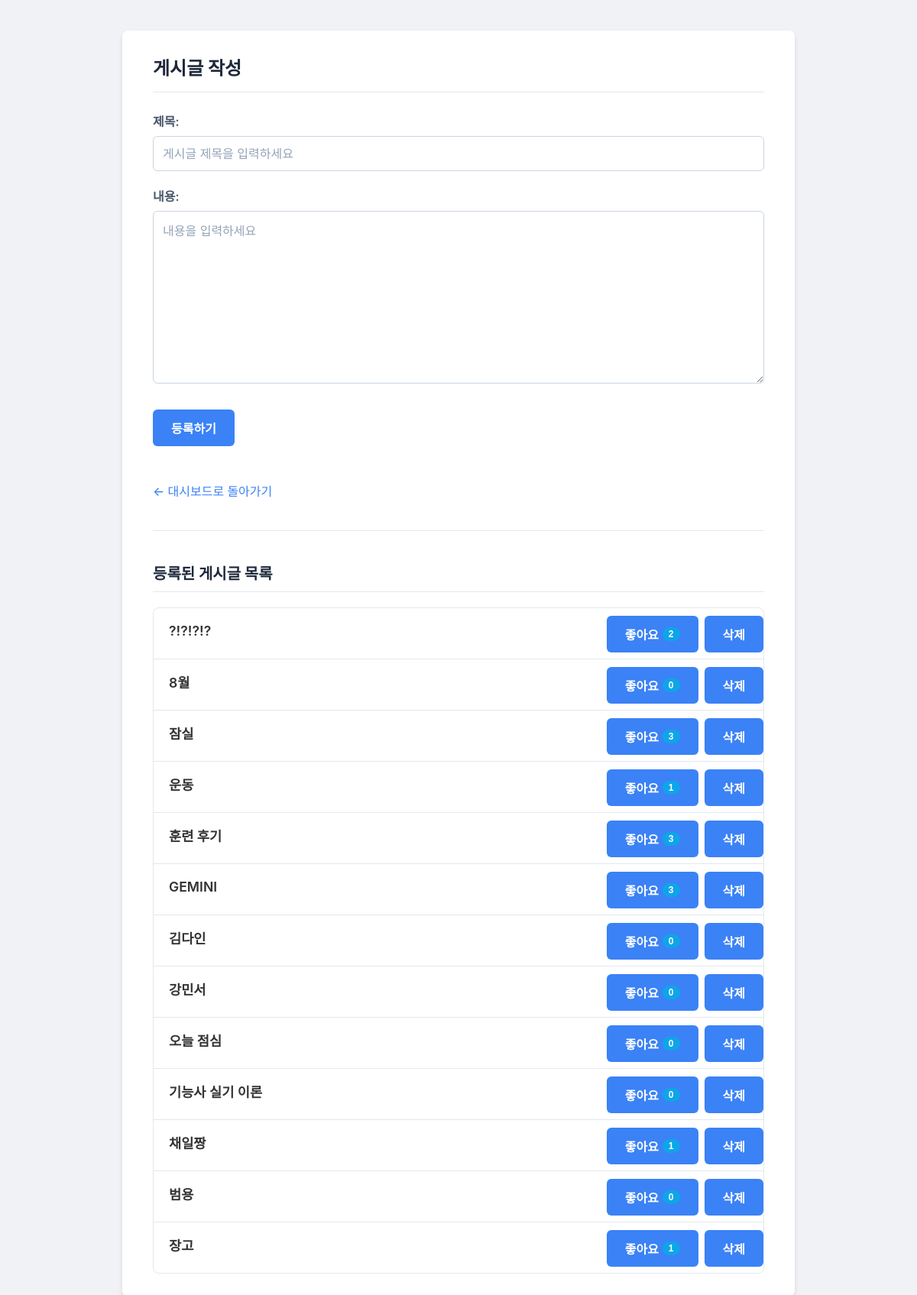
The app's page /pybo/post/create/ with its own data.
### pybo/models.py (models this page shows, shortened)
class Post(models.Model):
    title = models.CharField(max_length=200)
    content = models.TextField()
    created_at = models.DateTimeField(auto_now_add=True)
    like_count = models.IntegerField(default=0)

### pybo/views.py (the view)
# urls.py: path('post/create/', views.post_create_view, name='post_create'),
def post_create_view(request):
    if request.method == 'POST':
        form = PostForm(request.POST)
        if form.is_valid():
            form.save()
            return redirect('pybo:post_create')
    else:
        form = PostForm()
    posts = Post.objects.order_by('-created_at')
    context = {'form': form, 'posts': posts}
    return render(request, 'pybo/post_form.html', context)

### pybo/forms.py
class PostForm(forms.ModelForm):
    class Meta:
        model = Post
        fields = ['title', 'content']
        widgets = {
            'title': forms.TextInput(attrs={
                'placeholder': '게시글 제목을 입력하세요',
            }),
            'content': forms.Textarea(attrs={
                'rows': 10,
                'placeholder': '내용을 입력하세요',
            }),
        }
        labels = {
            'title': '제목',
            'content': '내용',
        }

### pybo/templates/pybo/post_form.html (shortened to what this page needs)
<!DOCTYPE html>
<html lang="ko">
    {% load static %}
<head>
    <link rel="stylesheet" href="{% static 'pybo/post.css' %}">
</head>
<body>
    <h2>게시글 작성</h2>
    <form method="post">
        <div class="form-group">
            {{ form.title.label_tag }}
            {{ form.title }}
        </div>
        <div class="form-group">
            {{ form.content.label_tag }}
            {{ form.content }}
        </div>
        <button type="submit">등록하기</button>
    </form>
    <p><a href="{% url 'pybo:dashboard' %}">← 대시보드로 돌아가기</a></p>
    <hr class="post-divider">
    <h3>등록된 게시글 목록</h3>
    <ul class="post-list">
        {% for post in posts %}
            <li class="post-item">
                <div class="post-header">
                    <h4 class="post-title">{{ post.title }}</h4>
                    <div class="post-actions">
                        <form class="like-form" action="{% url 'pybo:post_like' post.id %}" method="post" data-post-id="{{ post.id }}">
                            <button type="submit" class="like-btn">
                                좋아요 <span class="like-count">{{ post.like_count }}</span>
                            </button>
                        </form>
                        <form class="delete-form" action="{% url 'pybo:post_delete' post.id %}" method="post">
                            <button type="submit" class="delete-btn" onclick="return confirm('정말로 이 게시글을 삭제하시겠습니까?');">삭제</button>
                        </form>
                    </div>
                </div>
            </li>
        {% empty %}
            <li class="empty-item">등록된 게시글이 없습니다.</li>
        {% endfor %}
    </ul>
</body>
</html>

### pybo/static/pybo/post.css (style rules this page uses)
html { background-color: #f0f2f5; }
body { font-family: -apple-system, BlinkMacSystemFont, "Segoe UI", Roboto, "Helvetica Neue", Arial, sans-serif; background-color: white; color: #333; margin: 40px auto; padding: 30px 40px; border-radius: 8px; box-shadow: 0 4px 6px rgba(0,0,0,0.1); max-width: 800px; }
h2 { color: #1e293b; padding-bottom: 15px; border-bottom: 1px solid #e2e8f0; margin-bottom: 25px; font-size: 1.5rem; margin-top: 0; }
.form-group { margin-bottom: 20px; }
.form-group label { display: block; margin-bottom: 8px; font-weight: 600; color: #475569; }
form input[type="text"], form textarea { width: 100%; padding: 12px; border: 1px solid #cbd5e1; border-radius: 6px; font-size: 1rem; box-sizing: border-box; font-family: inherit; }
form input[type="text"]::placeholder, form textarea::placeholder { color: #94a3b8; }
form textarea { min-height: 200px; resize: vertical; }
form button[type="submit"] { display: inline-flex; align-items: center; justify-content: center; padding: 12px 24px; border: none; border-radius: 6px; background-color: #3b82f6; color: white; font-size: 1rem; font-weight: 600; cursor: pointer; transition: background-color 0.2s; margin-top: 10px; }
.post-header { display: flex; justify-content: space-between; align-items: center; }
.post-actions { display: flex; gap: 8px; }
.post-actions button { padding: 5px 10px; border-radius: 5px; font-size: 0.85rem; font-weight: 500; cursor: pointer; transition: all 0.2s ease-in-out; border: 1px solid transparent; }
.like-btn { background-color: #e0f2fe; color: #0369a1; border-color: #bae6fd; }
.like-count { margin-left: 5px; background-color: #0ea5e9; color: #ffffff; padding: 2px 8px; border-radius: 10px; font-weight: 600; font-size: 0.75rem; vertical-align: middle; }
.delete-btn { background-color: #fef2f2; color: #ef4444; border-color: #fecaca; }
p a { color: #3b82f6; text-decoration: none; font-weight: 500; display: inline-block; margin-top: 30px; }
.post-header { display: flex; justify-content: space-between; align-items: center; margin-bottom: 8px; }
.post-divider { margin: 40px 0; border: 0; border-top: 1px solid #e2e8f0; }
h3 { color: #1e293b; margin-top: 0; margin-bottom: 20px; font-size: 1.25rem; padding-bottom: 10px; border-bottom: 1px solid #e2e8f0; }
.post-list { list-style: none; padding: 0; margin: 0; border: 1px solid #e2e8f0; border-radius: 8px; overflow: hidden; }
.post-item { border-bottom: 1px solid #e2e8f0; }
.post-item:last-child { border-bottom: none; }
.post-title { padding: 15px 20px; margin: 0; font-size: 1.1rem; font-weight: 600; cursor: pointer; transition: background-color 0.2s; position: relative; user-select: none; }

### records on screen
Post: title "?!?!?!?", like_count "2"
Post: title "8월", like_count "0"
Post: title "잠실", like_count "3"
Post: title "운동", like_count "1"
Post: title "훈련 후기", like_count "3"
Post: title "GEMINI", like_count "3"
Post: title "김다인", like_count "0"
Post: title "강민서", like_count "0"
Post: title "오늘 점심", like_count "0"
Post: title "기능사 실기 이론", like_count "0"
Post: title "채일짱", like_count "1"
Post: title "범용", like_count "0"
Post: title "장고", like_count "1"
